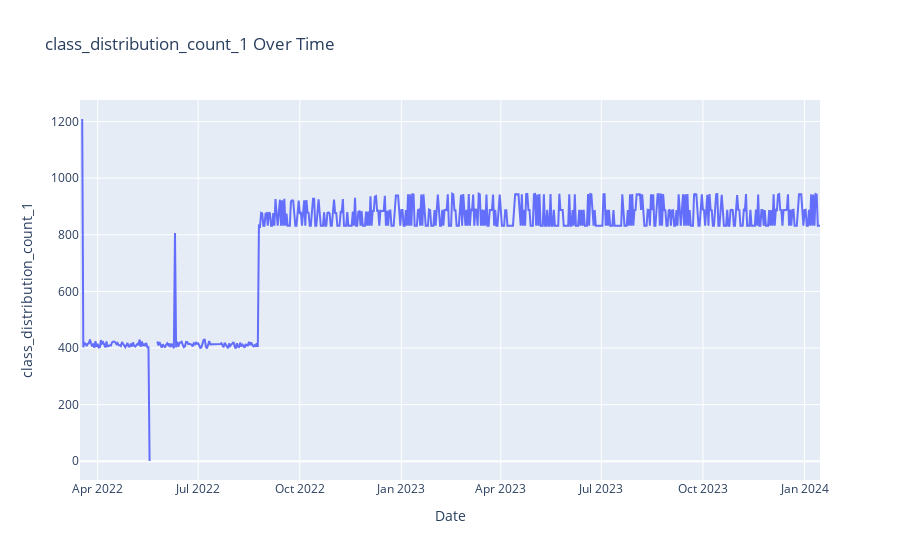

Notebook code cell kept with this figure:
### Code cell
visualize_feature_over_time(predictions_features, "class_distribution_count_1")

### Figure 1 — Plotly figure (JSON) as saved in the notebook; plotly's stock layout.template omitted (floating-point values rounded to 4 significant figures; data arrays with more than 128 entries replaced by an {"elided": "..."} marker saying what was removed)
{"data": [{"hovertemplate": "Date=%{x}<br>class_distribution_count_1=%{y}<extra></extra>", "legendgroup": "", "line": {"color": "#636efa", "dash": "solid"}, "marker": {"symbol": "circle"}, "mode": "lines", "name": "", "orientation": "v", "showlegend": false, "type": "scatter", "x": {"elided": "671 str values"}, "xaxis": "x", "y": {"elided": "671 int values"}, "yaxis": "y"}], "layout": {"legend": {"tracegroupgap": 0}, "title": {"text": "class_distribution_count_1 Over Time"}, "xaxis": {"anchor": "y", "domain": [0, 1], "title": {"text": "Date"}}, "yaxis": {"anchor": "x", "domain": [0, 1], "title": {"text": "class_distribution_count_1"}}}}
